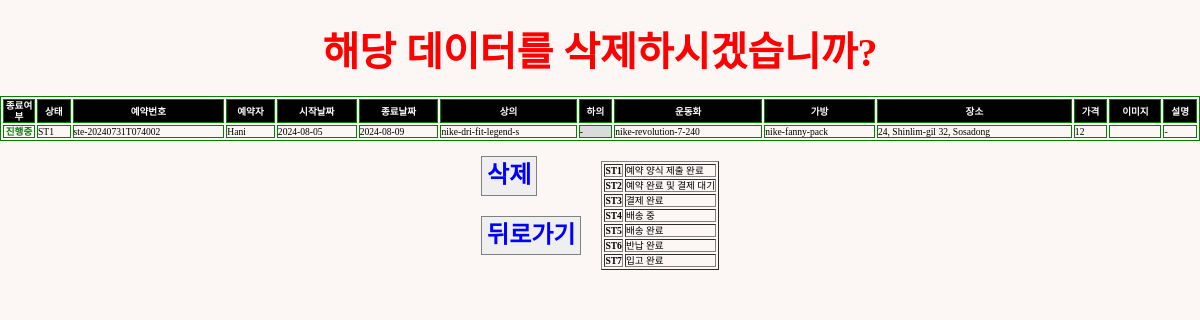
/EN/delpage/ste-20240731T074002 (signed in), run on the app's committed database.
### reservation/models.py (models this page shows, shortened)
class Reservation(models.Model):
    STATUS_CHOICE = [
        ("ST1", "예약 양식 제출 완료"),
        ("ST2", "예약 완료 및 결제 대기"),
        ("ST3", "결제 완료"),
        ("ST4", "배송 중"),
        ("ST5", "배송 완료"),
        ("ST6", "반납 완료"),
        ("ST7", "입고 완료"),
    ]
    reserv_id = models.CharField(
        max_length=20,
        primary_key=True,
        default="Required_pk",
    )
    client = models.CharField(max_length=20)
    contact = models.CharField(max_length=50, blank=False)
    start_date = models.DateField()
    start_time = models.TimeField(blank=True, default=timezone.now)
    end_date = models.DateField()
    end_time = models.TimeField(blank=True, default=timezone.now)
    top = models.ForeignKey(
        Item,
        on_delete=models.CASCADE,
        limit_choices_to={"category": "top"},
        related_name="topName",
        blank=True,
        null=True,
    )
    bottom = models.ForeignKey(
        Item,
        on_delete=models.CASCADE,
        limit_choices_to={"category": "bottom"},
        related_name="bottomName",
        blank=True,
        null=True,
    )
    shoes = models.ForeignKey(
        Item,
        on_delete=models.CASCADE,
        limit_choices_to={"category": "shoes"},
        related_name="shoesName",
        blank=True,
        null=True,
    )
    bag = models.ForeignKey(
        Item,
        on_delete=models.CASCADE,
        limit_choices_to={"category": "bag"},
        related_name="bagName",
        blank=True,
        null=True,
    )
    image = models.ImageField(upload_to="", blank=True)
    desc = models.TextField(blank=True, default="-")
    status = models.CharField(
        max_length=3,
        choices=STATUS_CHOICE,
        default="ST1",
    )
    completed = models.BooleanField(default=False)
    cost = models.IntegerField(default=0)
    location = models.CharField(max_length=50, blank=False)
    paypal_link = models.CharField(max_length=50, blank=False, default="-")

class Item(models.Model):
    CATEGORY = [
        ("shoes", "Shoes"),
        ("top", "Top"),
        ("bottom", "Bottom"),
        ("bag", "Bag & Pouch"),
        ("etc", "ETC"),
    ]
    SIZE = [
        ("Others", "free"),
        (
            "shoes",
            (
                ("220", "220mm"),
                ("225", "225mm"),
                ("230", "230mm"),
                ("235", "235mm"),
                ("240", "240mm"),
                ("245", "245mm"),
                ("250", "250mm"),
                ("255", "255mm"),
                ("260", "260mm"),
                ("265", "265mm"),
                ("270", "270mm"),
                ("275", "275mm"),
                ("280", "280mm"),
                ("285", "285mm"),
                ("290", "290mm"),
                ("295", "295mm"),
                ("300", "300mm"),
            ),
        ),
        (
            "top",
            (
                ("XS", "XS"),
                ("S", "S"),
                ("M", "M"),
                ("L", "L"),
                ("XL", "XL"),
                ("XXL", "XXL"),
            ),
        ),
        (
            "bottom",
            (
                ("XXS", "XXS"),
                ("XS", "XS"),
                ("S", "S"),
                ("M", "M"),
                ("L", "L"),
                ("XL", "XL"),
                ("XXL", "XXL"),
                ("3XL", "3XL"),
                ("4XL", "4XL"),
                ("5XL", "5XL"),
            ),
        ),
    ]
    GENDER = {("M", "Male"), ("F", "Female"), ("E", "NO Gender")}
    category = models.CharField(max_length=10, choices=CATEGORY)
    gender = models.CharField(max_length=1, blank=True, choices=GENDER)
    name = models.CharField(max_length=20, blank=True)
    model_num = models.CharField(primary_key=True, max_length=50, blank=True)
    size = models.CharField(max_length=10, blank=True, choices=SIZE)
    amount = models.IntegerField(default=0, blank=True)
    link = models.URLField(blank=True)
    def __str__(self):
        return self.model_num

### reservation/views.py (the view)
# urls.py: path("EN/delpage/<str:pk>", views.delpage, name="delpage"),
@login_required(login_url="users:login")
def delpage(request, pk):
    reservation = Reservation.objects.filter(pk=pk)
    return render(request, "admin/delete.html", {"reservation": reservation})

### templates/admin/delete.html (shortened to what this page needs)
{% load static %}
<!DOCTYPE html>
<html lang="en">
  <head>
    <link rel="stylesheet" type="text/css" href="{% static 'css/sterna.css' %}"/>
    <link rel="stylesheet" type="text/css" href="{% static 'css/normalize.css' %}"/>
    <link href="https://cdnjs.cloudflare.com/ajax/libs/bootstrap-datetimepicker/3.0.0/css/bootstrap-datetimepicker.min.css" rel="stylesheet"/>
  </head>
  <body>
    {% for data in reservation %}
      <div class="tocenter">
        <div class="flex-row" style="width:100%; margin: 30px 0 20px 0; justify-content:space-around;">
          <div>
            <p style="font-size:2.5rem; font-weight:bold; color:red;">해당 데이터를 삭제하시겠습니까?</p>
          </div>
        </div>
      </div>
      <table border="1" bordercolor="green" style="font-size:0.6rem; width:100%;">
        <tr style="background-color:black; color:white;">
          <th scope="col" style="width:30px; text-align:center">종료여부</th>
          <th scope="col">상태</th>
          <th scope="col">예약번호</th>
          <th scope="col">예약자</th>
          <th scope="col">시작날짜</th>
          <th scope="col">종료날짜</th>
          <th scope="col">상의</th>
          <th scope="col">하의</th>
          <th scope="col">운동화</th>
          <th scope="col">가방</th>
          <th scope="col">장소</th>
          <th scope="col">가격</th>
          <th scope="col" style="width:50px; text-align:center">이미지</th>
          <th scope="col">설명</th>
        </tr>
        <tr>
          {% if data.completed == True %}
            <td style="color:white; font-weight:bold; background-color:grey; text-align:center;">완료</td>
          {% else %}
            <td style="color:green; font-weight:bold; text-align:center;">진행중</td>
          {% endif %}
          <td>{{data.status}}</td>
          <td>{{data.reserv_id}}</td>
          <td>{{data.client}}</td>
          <td>{{data.start_date | date:"Y-m-d"}}</td>
          <td>{{data.end_date | date:"Y-m-d"}}</td>
          {% if data.top.name == None %}
            <td style='background-color:#DBDBDB;'>-</td>
          {% else %}
            <td>{{data.top}}</td>
          {% endif %}
          {% if data.bottom.name == None %}
            <td style='background-color:#DBDBDB;'>-</td>
          {% else %}
            <td>{{data.bottom}}</td>
          {% endif %}
          {% if data.shoes.name == None %}
            <td style='background-color:#DBDBDB;'>-</td>
          {% else %}
            <td>{{data.shoes}}</td>
          {% endif %}
          {% if data.bag.name == None %}
            <td style='background-color:#DBDBDB;'>-</td>
          {% else %}
            <td>{{data.bag}}</td>
          {% endif %}
          <td>{{data.location}}</td>
          <td>{{data.cost}}</td>
          <td>{{data.image}}</td>
          <td>{{data.desc}}</td>
        </tr>
      </table>
      <div class="flex-row">
        <div class="flex-column">
          <div class="del-button">
            <a href="{% url "reservation:delreserv" data.pk %}">
              <button style="padding: 5px; color:blue; font-weight:bold; font-size:1.5rem;">삭제</button>
            </a>
          </div>
          <div class="tocenter" style="margin:20px 0 0 0;">
            <a href="{% url "reservation:data" %}">
              <button style="padding: 5px; color:blue; font-weight:bold; font-size:1.5rem;">뒤로가기</button>
            </a>
          </div>
        </div>
        <table style="margin:20px 0 0 20px;" border="1">
          <tr style='font-weight:normal; font-size:0.6rem;'>
            <th>ST1</th>
            <td>예약 양식 제출 완료</td>
          </tr>
          <tr style='font-weight:normal; font-size:0.6rem;'>
            <th>ST2</th>
            <td>예약 완료 및 결제 대기</td>
          </tr>
          <tr style='font-weight:normal; font-size:0.6rem;'>
            <th>ST3</th>
            <td>결제 완료</td>
          </tr>
          <tr style='font-weight:normal; font-size:0.6rem;'>
            <th>ST4</th>
            <td>배송 중</td>
          </tr>
          <tr style='font-weight:normal; font-size:0.6rem;'>
            <th>ST5</th>
            <td>배송 완료</td>
          </tr>
          <tr style='font-weight:normal; font-size:0.6rem;'>
            <th>ST6</th>
            <td>반납 완료</td>
          </tr>
          <tr style='font-weight:normal; font-size:0.6rem;'>
            <th>ST7</th>
            <td>입고 완료</td>
          </tr>
        </table>
      </div>
    {% endfor %}
  </body>
</html>

### static/css/sterna.css (style rules this page uses)
:root { --sterun-primary-color: #fbff00; --sterun-secondary-color: #3A3A3A; --sterun-thirdary-color: #4467AF; --sterun-white-color: #FCF6F5; --sterun-black-color: #1d1d1d; --sterun-grey-color: #E8E8E8; }
* { margin: 0; padding: 0; font-family: "SCDream"; z-index:100; }
html, body { background-color: var(--sterun-white-color); margin-top: 100px; min-height: 100%; margin: 0; }
a { color: var(--sterun-black-color); text-decoration: none; }
button { border: 1px solid grey; }
.tocenter { display: flex; flex-direction: column; align-items: center; width:100%; }
.flex-row { display: flex; flex-direction: row; flex-flow: wrap; justify-content: center; }
.flex-column { justify-content: center; display: flex; flex-direction: column; }

### data on the page
Reservation: completed "진행중", status "ST1", reserv_id "ste-20240731T074002", client "Hani", start_date "2024-08-05", end_date "2024-08-09", top "nike-dri-fit-legend-s", shoes "nike-revolution-7-240", bag "nike-fanny-pack", location "24, Shinlim-gil 32, Sosadong", cost "12", desc "-"
